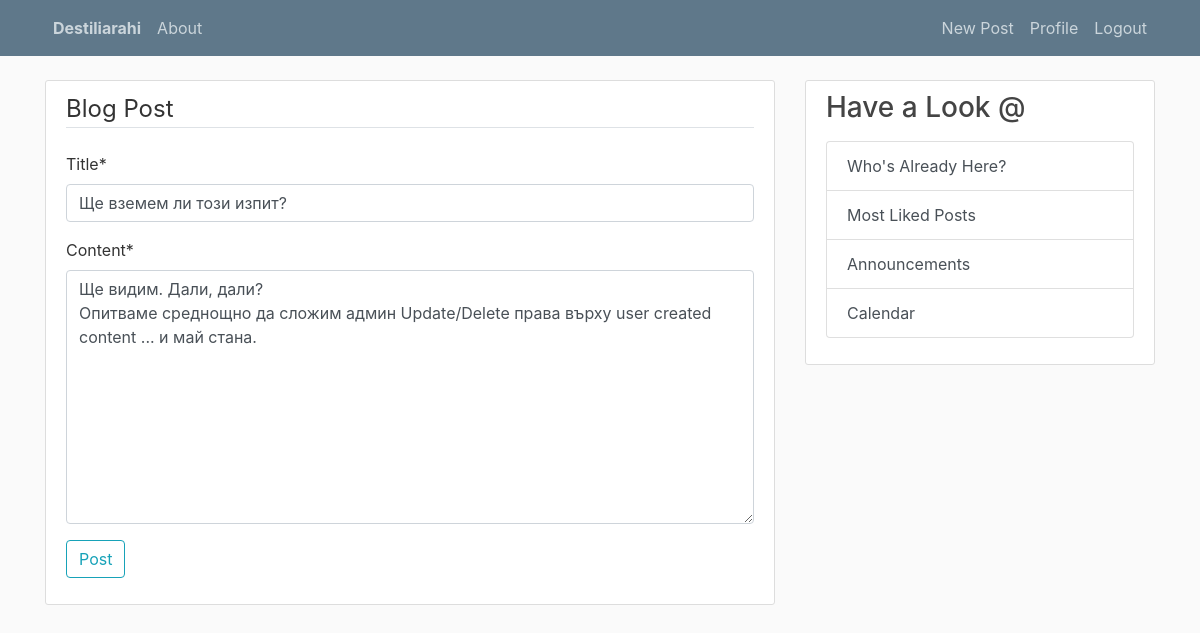
/post/36/update/ (signed in), run on the app's committed database.
### blog/models.py (models this page shows, shortened)
class Post(models.Model):
    title = models.CharField(max_length=300)
    content = models.TextField()
    date_posted = models.DateTimeField(default=timezone.now)    # if no specific date was added, it sets that to today
    author = models.ForeignKey(User, on_delete=models.CASCADE)  # if a user is deleted, then all their posts would be deleted

### blog/views.py (the view, shortened to what this page needs)
# urls.py: path('post/<int:pk>/update/', PostUpdateView.as_view(), name='post-update'),
class PostUpdateView(LoginRequiredMixin, UserPassesTestMixin, UpdateView):
    model = Post
    fields = ['title', 'content']
    def test_func(self):                                # a function checking whether the user passes the required test
        post = self.get_object()
        if self.request.user == post.author or self.request.user.is_superuser:
            return True
        return False

### blog/templates/blog/post_form.html (shortened to what this page needs)
{% extends 'blog/base.html' %}
{% load crispy_forms_tags %}
{% block content %}
    <div class="content-section">
        <form method="POST">
            <fieldset class="form-dash-group">
                <legend class="border-bottom mb-4">Blog Post</legend>
                {{ form|crispy }}
                <div class="form-group">
                    <button class="btn btn-outline-info" type="submit">Post</button>
                </div>
            </fieldset>
        </form>
    </div>
{% endblock content %}

### blog/static/blog/main.css (style rules this page uses)
body { background: #fafafa; color: #333333; margin-top: 5rem; }
.content-section { background: #ffffff; padding: 10px 20px; border: 1px solid #dddddd; border-radius: 3px; margin-bottom: 20px; }

### data on the page
Post: title "Ще вземем ли този изпит?", content "Ще видим. Дали, дали? Oпитваме среднощно да сложим админ Update/Delete права върху user created content ... и май стана."
